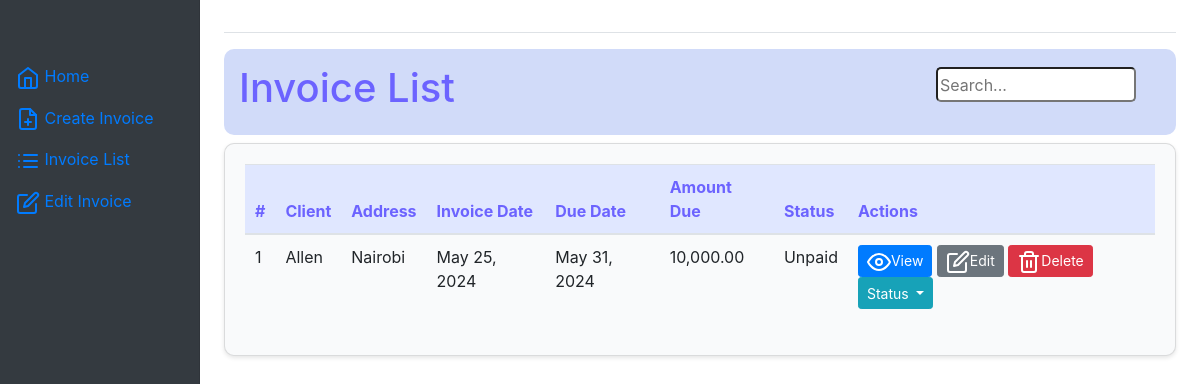
The page /invoices/ on the database as committed earlier.
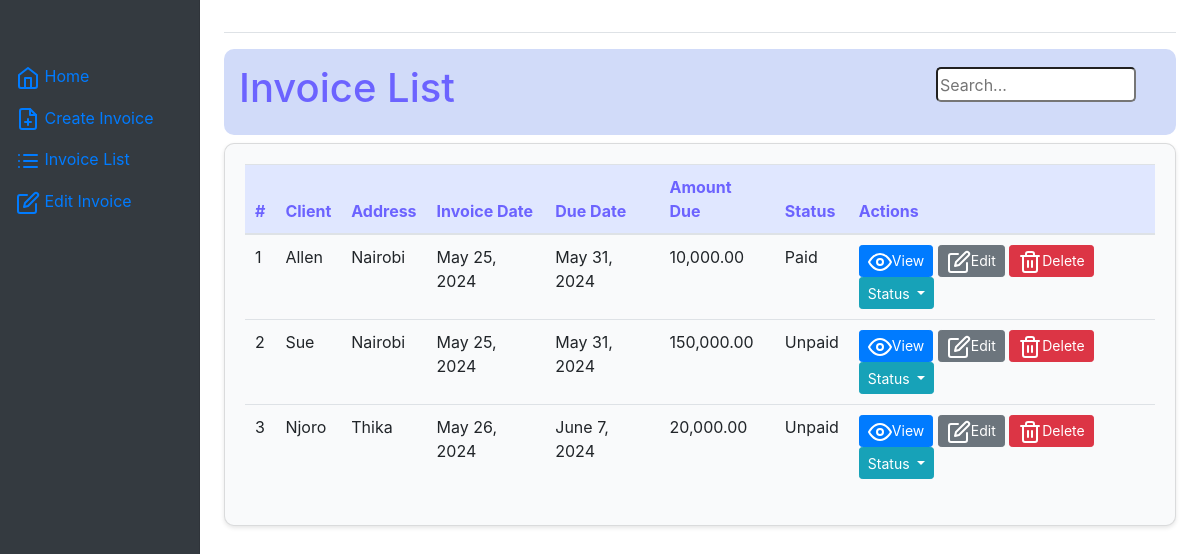
The same page on the database as committed later.
### invoicing_app/models.py (models this page shows, shortened)
class Invoice(models.Model):
    company_name = models.CharField(max_length=100)
    client_name = models.CharField(max_length=200)
    billing_address = models.CharField(max_length=200)
    item_description = models.TextField()
    item_quantity = models.IntegerField()
    item_price = models.DecimalField(max_digits=10, decimal_places=2)
    created_at = models.DateTimeField(auto_now_add=True)
    due_date = models.DateTimeField()
    paid = models.BooleanField(default=False)
    @property
    def total_cost(self):
        return self.item_quantity * self.item_price

### invoicing_app/views.py (the view)
# urls.py: path('invoices/', invoice_list, name='invoice_list'),
def invoice_list(request):
    invoice = Invoice.objects.all()
    return render(request, 'invoice/invoice_list.html', {'invoice': invoice})

### login/templates/invoice/invoice_list.html (shortened to what this page needs)
{% extends 'invoice/index.html' %}
{% load humanize %}
{% block content %}
<div class="header">
    <div class="page_title">
        <h1>Invoice List</h1>
    </div>
    <div class="search-bar">
        <input type="text" placeholder="Search..." >
    </div>
</div>
<div class="card">
    <table class="table">
        <thead>
            <tr>
                <th>#</th>
                <th>Client</th>
                <th>Address</th>
                <th>Invoice Date</th>
                <th>Due Date</th>
                <th>Amount Due</th>
                <th>Status</th>
                <th>Actions</th>
            </tr>
        </thead>
        <tbody>
            {% for invoice in invoice %}
            <tr>
                <td>{{ invoice.id }}</td>
                <td>{{ invoice.client_name }}</td>
                <td>{{ invoice.billing_address }}</td>
                <td>{{ invoice.created_at|date:"DATE_FORMAT" }}</td>
                <td>{{ invoice.due_date|date:"DATE_FORMAT" }}</td>
                <td>{{ invoice.total_cost | floatformat:2|intcomma }}</td>
                <td>{{ invoice.paid|yesno:"Paid,Unpaid"  }}</td>
                <td>
                    <a href="{% url 'invoicing_app:invoice_detail' invoice.id %}" class="btn btn-primary btn-sm"><span data-feather="eye"></span>View</a>
                    <a href="{% url 'invoicing_app:edit_invoice' invoice.id %}" class="btn btn-secondary btn-sm"><span data-feather="edit"></span>Edit</a>
                    <form action="{% url 'invoicing_app:delete_invoice' invoice.id %}" method="post" style="display:inline;">
                        <button type="submit" class="btn btn-danger btn-sm" onclick="return confirm('Are you sure you want to delete this invoice?');"><span data-feather="trash-2"></span>Delete</button>
                    </form>
                    <div class="btn-group">
                        <button type="button" class="btn btn-info btn-sm dropdown-toggle" data-toggle="dropdown" aria-haspopup="true" aria-expanded="false">
                            Status
                        </button>
                    </div>
                </div>
            {% endfor %}
</div>
{% endblock %}

### login/templates/invoice/index.html (shortened to what this page needs)
{% load humanize %}
<!DOCTYPE html>
<html lang="en">
<head>
    <link href="https://maxcdn.bootstrapcdn.com/bootstrap/4.0.0/css/bootstrap.min.css" rel="stylesheet">
    <link href="https://stackpath.bootstrapcdn.com/bootstrap/4.5.2/css/bootstrap.min.css" rel="stylesheet">
    <link href="https://cdnjs.cloudflare.com/ajax/libs/font-awesome/5.15.3/css/all.min.css" rel="stylesheet">
    {% load static %}
    <link rel="stylesheet" href="{% static 'invoice/dash.css' %}">
</head>
<body>
    <div class="container-fluid">
        <div class="row">
            <nav class="col-md-2 d-none d-md-block bg-dark sidebar">
                <div class="sidebar-sticky">
                    <ul class="nav flex-column">
                        <li class="nav-item">
                            <a class="nav-link {% if page_title == 'Home' %}active{% endif %}"
                                href="{% url 'login:dashboard' %}">
                                <span data-feather="home"></span>
                                Home
                            </a>
                        </li>
                        <li class="nav-item">
                            <a class="nav-link {% if page_title == 'Create Invoice' %}active{% endif %}"
                                href="{% url 'invoicing_app:create_invoice' %}">
                                <span data-feather="file-plus"></span>
                                Create Invoice
                            </a>
                        </li>
                        <li class="nav-item">
                            <a class="nav-link {% if page_title == 'Invoice List' %}active{% endif %}"
                                href="{% url 'invoicing_app:invoice_list' %}">
                                <span data-feather="list"></span>
                                Invoice List
                            </a>
                        </li>
                        <li class="nav-item">
                            <a class="nav-link" href="{% url 'invoicing_app:invoice_list' %}">
                                <span data-feather="edit"></span>
                                Edit Invoice
                            </a>
                        </li>
                    </ul>
                </div>
            </nav>
            <main role="main" class="col-md-9 ml-sm-auto col-lg-10 px-4">
                <div
                    class="d-flex justify-content-between flex-wrap flex-md-nowrap align-items-center pt-3 pb-2 mb-3 border-bottom">
                </div>
                {% block content %}{% endblock %}
        </div>
</body>
</html>

### login/static/invoice/dash.css (style rules this page uses)
.sidebar { position: fixed; top: 0; bottom: 0; left: 0; z-index: 100; padding: 48px 0 0; box-shadow: inset -1px 0 0 rgba(0, 0, 0, 0.1); }
.sidebar-sticky { position: -webkit-sticky; position: sticky; top: 0; height: calc(100vh - 48px); padding-top: 0.5rem; overflow-x: hidden; overflow-y: auto; }

### login/templates/invoice/invoice_list.html (style rules this page uses)
.header { padding: 10px; text-align: right; background-color: #d1dbf9; border-radius: 10px; padding: 10px; margin-bottom: 8px; display: flex; }
.page_title { display: flex; text-align: left; color: #6C63FF; align-items: center; }
.page_title, .search-bar { padding: 5px; flex: 1; }
.search-bar { margin-bottom: 4px; position: relative; padding: 8px 30px 8px 10px; border-radius: 4px; outline: none; }
.search-bar input { border-radius: 5px; height: 35px; width: 200px; }
.card { background-color: #F9FAFB; padding: 20px; border-radius: 10px; box-shadow: 0 2px 4px rgba(0, 0, 0, 0.1); margin-bottom: 20px; }
.table { width: 100%; border-collapse: collapse; }
.table th, .table td { padding: 10px; text-align: left; }
.table th { background-color: #E0E7FF; color: #6C63FF; }
.table tr:nth-child(even) { background-color: #F9FAFB; }
.btn { height: 32px; }

Rows that differ between the two databases and show on the page:
changed Invoice "Allen": paid "Unpaid" → "Paid"
added Invoice: id "2", client_name "Sue", billing_address "Nairobi", created_at "May 25, 2024", due_date "May 31, 2024", total_cost "150,000.00", paid "Unpaid"
added Invoice: id "3", client_name "Njoro", billing_address "Thika", created_at "May 26, 2024", due_date "June 7, 2024", total_cost "20,000.00", paid "Unpaid"
